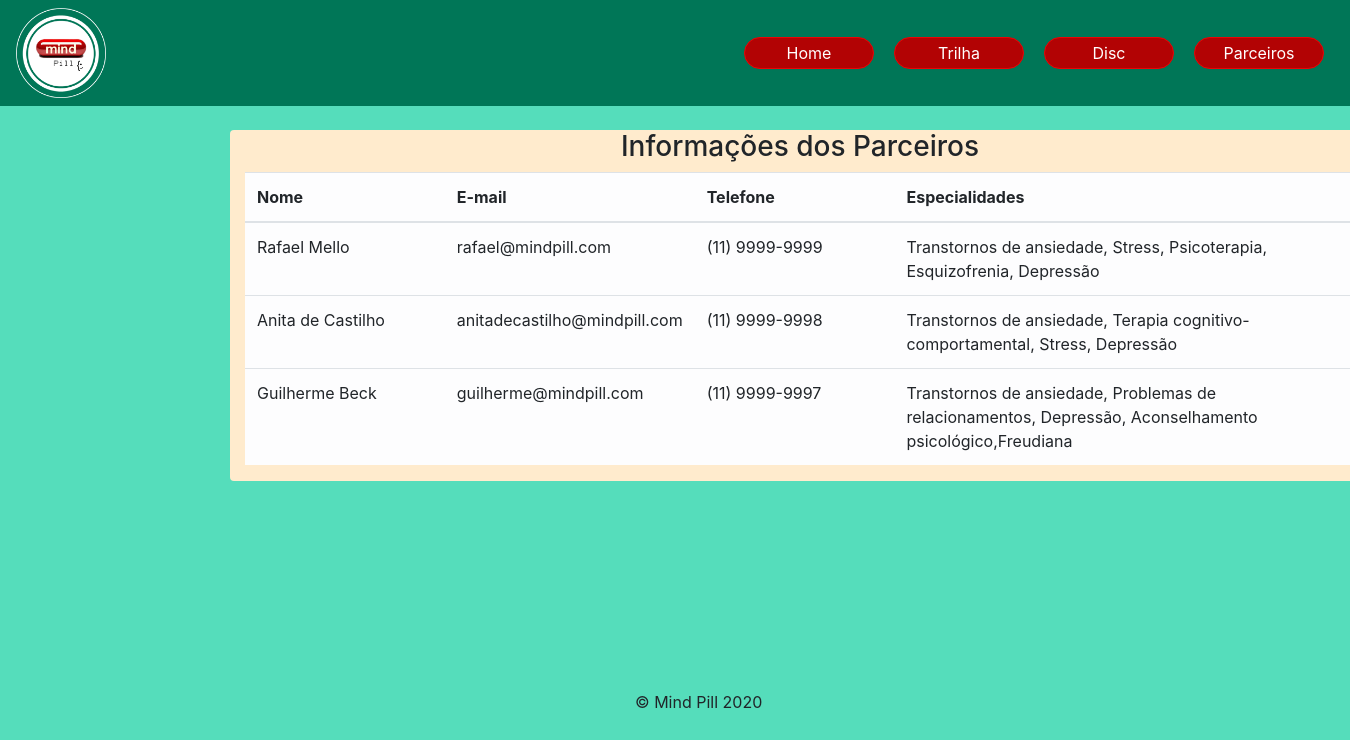
Screenshot of /parceiros.php with the database file from the repository.
### tables this page shows
CREATE TABLE `parceiros` (
  `idparceiros` INT NOT NULL AUTO_INCREMENT,
  `nome` VARCHAR(70) NOT NULL,
  `email` VARCHAR(70) NOT NULL,
  `senha` VARCHAR(20) NOT NULL,
  `telefone` VARCHAR(20) NOT NULL,
  `descricao` VARCHAR(150) NOT NULL,
  `imagem` VARCHAR(150) NULL,
  PRIMARY KEY (`idparceiros`),
  UNIQUE INDEX `email_UNIQUE` (`email` ASC),
  UNIQUE INDEX `telefone_UNIQUE` (`telefone` ASC)
  )default charset = utf8;

### parceiros.php (the view, shortened to what this page needs)
<?php
    require('php/require/conexao.php');
?>
<!DOCTYPE html>
<html lang="pt-br">
<head>
    <link rel="stylesheet" href="https://stackpath.bootstrapcdn.com/bootstrap/4.1.3/css/bootstrap.min.css"
>
</head>
<main>
    <body>
        <header>
        </header>
        <div class="container rounded" id="tabela">
            <div class="text-center">
                <h3> Informações dos Parceiros</h3>
            </div>
            <table class="table table-responsive table-light">
                <thead>
                    <div class="row ">
                        <tr class="table-light ">
                            <th scope="col" style="width:18%">Nome</th>
                            <th scope="col">E-mail</th>
                            <th scope="col" style="width:18%">Telefone</th>
                            <th scope="col"> Especialidades</th>
                        </tr>
                    </div>
                </thead>
                <tbody>
                    <?php
                   $sql = "SELECT * FROM parceiros";
                   $result = $conn->query($sql);
                   if ($result->num_rows > 0){
                   while($rows=$result->fetch_assoc()){
                   ?>
                    <tr class="table-light">
                        <td> <?php echo utf8_encode($rows ['nome'])?> </td>
                        <td><?php echo utf8_encode($rows ['email'])?></td>
                        <td><?php echo utf8_encode($rows ['telefone'])?></td>
                        <td><?php echo utf8_encode($rows ['descricao'])?></td>
                    </tr>
                    <?php
                       }
                    }else {
                echo "Nenhum parceiro cadastrado";
              }
                      ?>
                </tbody>
            </table>
        </div>
</main>
<footer class="text-center" id="rodape">
    <div> © Mind Pill 2020</div>
</footer>
</body>
</html>

### parceiros.php (style rules this page uses)
body { background: rgb(85, 221, 187); }
#tabela { position: absolute; left: 20%; top: 30%; margin-top: -110px; margin-left: -40px; background-color: rgb(255, 235, 205); }
table { background-color: rgb(255, 235, 205); }
#rodape { position: absolute; left: 50%; top: 100%; margin-top: -110px; margin-left: -40px; }

### rows the page displays
parceiros: nome "Rafael Mello", email "rafael@mindpill.com", telefone "(11) 9999-9999", descricao "Transtornos de ansiedade, Stress, Psicoterapia, Esquizofrenia, Depressão"
parceiros: nome "Anita de Castilho", email "anitadecastilho@mindpill.com", telefone "(11) 9999-9998", descricao "Transtornos de ansiedade, Terapia cognitivo-comportamental, Stress, Depressão"
parceiros: nome "Guilherme Beck", email "guilherme@mindpill.com", telefone "(11) 9999-9997", descricao "Transtornos de ansiedade, Problemas de relacionamentos, Depressão, Aconselhamento psicológico,Freudiana"
